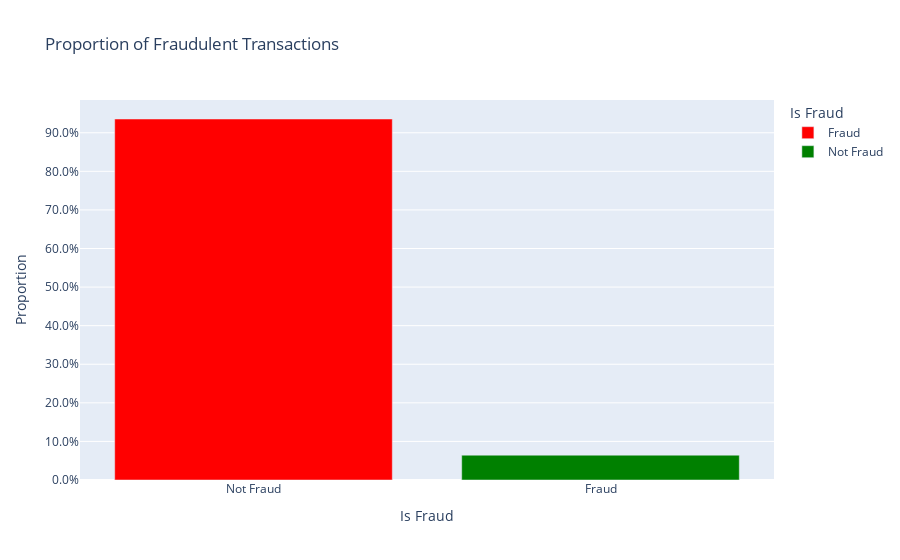

Notebook code cell kept with this figure:
### Code cell
fraud_proportion = merged_df['isfraud'].value_counts(normalize=True).reset_index()
fraud_proportion.columns = ['isfraud', 'proportion']

fraud_proportion['isfraud'] = fraud_proportion['isfraud'].map({0: 'Not Fraud', 1: 'Fraud'})


fig = px.bar(fraud_proportion, x='isfraud', y='proportion', color='isfraud',
             color_discrete_map={'Not Fraud': 'green', 'Fraud': 'red'},
             title='Proportion of Fraudulent Transactions',
             labels={'isfraud': 'Is Fraud', 'proportion': 'Proportion'})


fig.update_layout(xaxis_title='Is Fraud', yaxis_title='Proportion',
                  xaxis=dict(tickmode='array', tickvals=[0, 1], ticktext=['Not Fraud', 'Fraud']),
                  yaxis_tickformat='.1%')


fig.show()

### Figure 1 — Plotly figure (JSON) as saved in the notebook; plotly's stock layout.template omitted (floating-point values rounded to 4 significant figures)
{"data": [{"alignmentgroup": "True", "hovertemplate": "Is Fraud=%{x}<br>Proportion=%{y}<extra></extra>", "legendgroup": "Fraud", "marker": {"color": "red", "pattern": {"shape": ""}}, "name": "Fraud", "offsetgroup": "Fraud", "orientation": "v", "showlegend": true, "textposition": "auto", "type": "bar", "x": ["Fraud"], "xaxis": "x", "y": [0.9356], "yaxis": "y"}, {"alignmentgroup": "True", "hovertemplate": "Is Fraud=%{x}<br>Proportion=%{y}<extra></extra>", "legendgroup": "Not Fraud", "marker": {"color": "green", "pattern": {"shape": ""}}, "name": "Not Fraud", "offsetgroup": "Not Fraud", "orientation": "v", "showlegend": true, "textposition": "auto", "type": "bar", "x": ["Not Fraud"], "xaxis": "x", "y": [0.06437], "yaxis": "y"}], "layout": {"barmode": "relative", "legend": {"title": {"text": "Is Fraud"}, "tracegroupgap": 0}, "title": {"text": "Proportion of Fraudulent Transactions"}, "xaxis": {"anchor": "y", "categoryarray": ["Fraud", "Not Fraud"], "categoryorder": "array", "domain": [0, 1], "tickmode": "array", "ticktext": ["Not Fraud", "Fraud"], "tickvals": [0, 1], "title": {"text": "Is Fraud"}}, "yaxis": {"anchor": "x", "domain": [0, 1], "tickformat": ".1%", "title": {"text": "Proportion"}}}}
